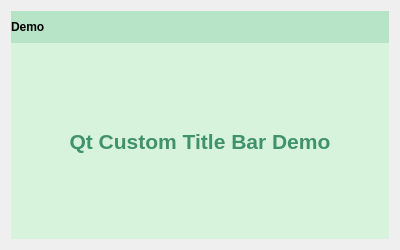
<?xml version="1.0" encoding="UTF-8"?>
<ui version="4.0">
 <class>MainWidget</class>
 <widget class="QWidget" name="MainWidget">
  <property name="geometry">
   <rect>
    <x>0</x>
    <y>0</y>
    <width>400</width>
    <height>250</height>
   </rect>
  </property>
  <layout class="QVBoxLayout" name="mainWidgetVerticalLayout">
   <item>
    <widget class="QWidget" name="containerWidget" native="true">
     <property name="styleSheet">
      <string notr="true">QWidget { background-color: rgb(64, 145, 108); }</string>
     </property>
     <layout class="QVBoxLayout" name="containerWidgetVerticalLayout">
      <property name="spacing">
       <number>0</number>
      </property>
      <property name="leftMargin">
       <number>0</number>
      </property>
      <property name="topMargin">
       <number>0</number>
      </property>
      <property name="rightMargin">
       <number>0</number>
      </property>
      <property name="bottomMargin">
       <number>0</number>
      </property>
      <item>
       <widget class="QWidget" name="titleBarWidget" native="true">
        <property name="sizePolicy">
         <sizepolicy hsizetype="Expanding" vsizetype="Fixed">
          <horstretch>0</horstretch>
          <verstretch>0</verstretch>
         </sizepolicy>
        </property>
        <property name="minimumSize">
         <size>
          <width>0</width>
          <height>32</height>
         </size>
        </property>
        <property name="styleSheet">
         <string notr="true">QWidget { background-color: rgb(183, 228, 199); }</string>
        </property>
        <layout class="QHBoxLayout" name="titleBarHorizontalLayout">
         <property name="spacing">
          <number>0</number>
         </property>
         <property name="leftMargin">
          <number>0</number>
         </property>
         <property name="topMargin">
          <number>0</number>
         </property>
         <property name="rightMargin">
          <number>0</number>
         </property>
         <property name="bottomMargin">
          <number>0</number>
         </property>
         <item>
          <widget class="QLabel" name="titleBarNamelabel">
           <property name="sizePolicy">
            <sizepolicy hsizetype="Preferred" vsizetype="Preferred">
             <horstretch>0</horstretch>
             <verstretch>0</verstretch>
            </sizepolicy>
           </property>
           <property name="font">
            <font>
             <bold>true</bold>
            </font>
           </property>
           <property name="text">
            <string>Demo</string>
           </property>
           <property name="margin">
            <number>4</number>
           </property>
          </widget>
         </item>
         <item>
          <spacer name="horizontalSpacer">
           <property name="orientation">
            <enum>Qt::Horizontal</enum>
           </property>
           <property name="sizeHint" stdset="0">
            <size>
             <width>263</width>
             <height>20</height>
            </size>
           </property>
          </spacer>
         </item>
         <item>
          <widget class="QPushButton" name="titleBarMinimizePushButton">
           <property name="sizePolicy">
            <sizepolicy hsizetype="Fixed" vsizetype="Fixed">
             <horstretch>0</horstretch>
             <verstretch>0</verstretch>
            </sizepolicy>
           </property>
           <property name="maximumSize">
            <size>
             <width>32</width>
             <height>32</height>
            </size>
           </property>
           <property name="icon">
            <iconset resource="main.qrc">
             <normaloff>:/res/minimize.png</normaloff>:/res/minimize.png</iconset>
           </property>
           <property name="flat">
            <bool>true</bool>
           </property>
          </widget>
         </item>
         <item>
          <widget class="QPushButton" name="titleBarMaximizePushButton">
           <property name="sizePolicy">
            <sizepolicy hsizetype="Fixed" vsizetype="Fixed">
             <horstretch>0</horstretch>
             <verstretch>0</verstretch>
            </sizepolicy>
           </property>
           <property name="maximumSize">
            <size>
             <width>32</width>
             <height>32</height>
            </size>
           </property>
           <property name="icon">
            <iconset resource="main.qrc">
             <normaloff>:/res/maximize.png</normaloff>:/res/maximize.png</iconset>
           </property>
           <property name="flat">
            <bool>true</bool>
           </property>
          </widget>
         </item>
         <item>
          <widget class="QPushButton" name="titleBarClosePushButton">
           <property name="sizePolicy">
            <sizepolicy hsizetype="Preferred" vsizetype="Fixed">
             <horstretch>0</horstretch>
             <verstretch>0</verstretch>
            </sizepolicy>
           </property>
           <property name="maximumSize">
            <size>
             <width>32</width>
             <height>32</height>
            </size>
           </property>
           <property name="icon">
            <iconset resource="main.qrc">
             <normaloff>:/res/close.png</normaloff>:/res/close.png</iconset>
           </property>
           <property name="flat">
            <bool>true</bool>
           </property>
          </widget>
         </item>
        </layout>
       </widget>
      </item>
      <item>
       <widget class="QLabel" name="demoLabel">
        <property name="sizePolicy">
         <sizepolicy hsizetype="Expanding" vsizetype="Expanding">
          <horstretch>0</horstretch>
          <verstretch>0</verstretch>
         </sizepolicy>
        </property>
        <property name="font">
         <font>
          <pointsize>16</pointsize>
          <bold>true</bold>
         </font>
        </property>
        <property name="styleSheet">
         <string notr="true">QLabel { background-color: rgb(216, 243, 220); color: rgb(64, 145, 108); }</string>
        </property>
        <property name="text">
         <string>Qt Custom Title Bar Demo</string>
        </property>
        <property name="alignment">
         <set>Qt::AlignCenter</set>
        </property>
       </widget>
      </item>
     </layout>
    </widget>
   </item>
  </layout>
 </widget>
 <resources>
  <include location="main.qrc"/>
 </resources>
 <connections/>
</ui>
